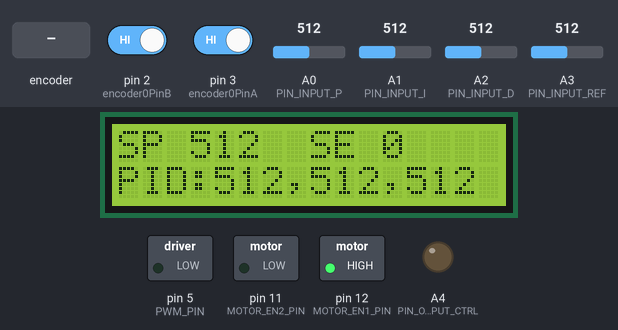
Recording of a sketch running on a simulated Arduino Uno, built with avr-gcc and run on an emulated ATmega328P. Parts: 16×2 character LCD, switched loads named in the sketch (green lamp = pin HIGH), output pins drawn as LEDs (lit = HIGH). Inputs (shaded band) come from the test bench; at power-on: A1 (PIN_INPUT_I) = 512, A0 (PIN_INPUT_P) = 512, A2 (PIN_INPUT_D) = 512, A3 (PIN_INPUT_REF) = 512, pin 2 (encoder0PinB) HIGH, pin 3 (encoder0PinA) HIGH. What the sketch prints to the serial monitor is not drawn.

Above: at 1.2 s.
1.3 s: A1 (PIN_INPUT_I) set to 65
At 1.47 s:
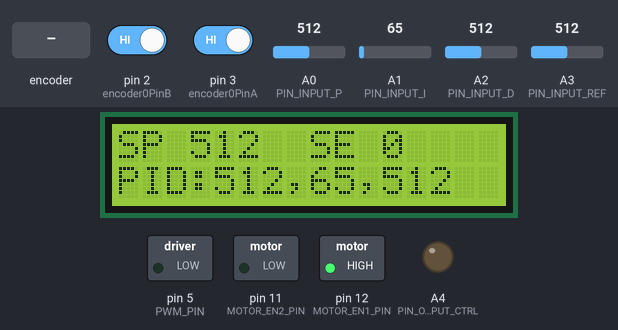
3.7 s: A0 (PIN_INPUT_P) set to 105
At 3.88 s:
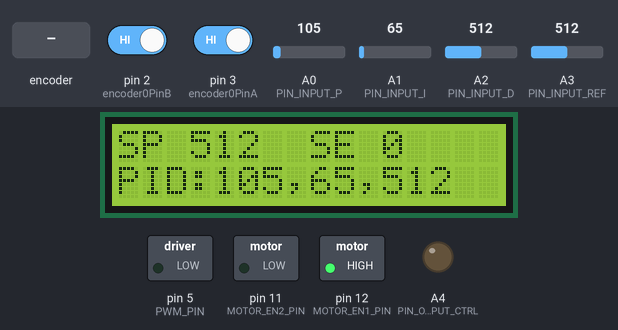
6.7 s: A0 (PIN_INPUT_P) set to 92
At 6.89 s:
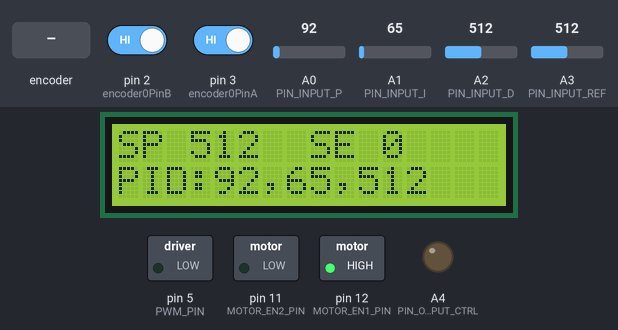
8.2 s: rotary encoder on pin 3 (encoder0PinA) / pin 2 (encoder0PinB) turned 2 steps (second pin leading)
At 8.7 s:
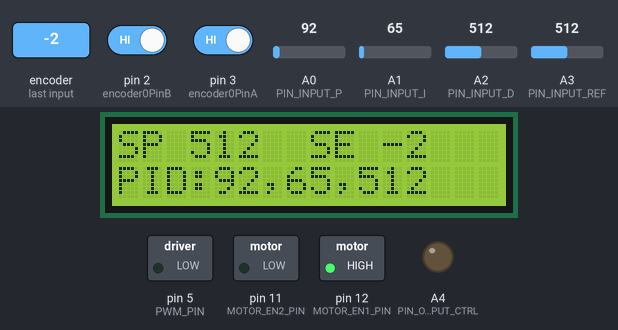
11.6 s: A2 (PIN_INPUT_D) set to 65
At 12.38 s:
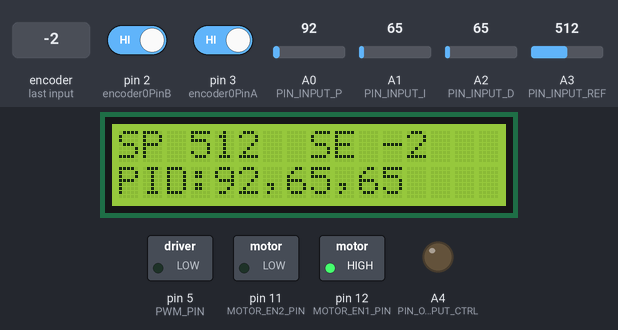
14.6 s: A3 (PIN_INPUT_REF) set to 65
At 14.9 s:
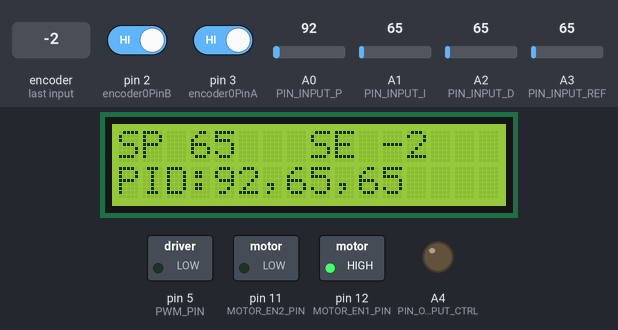
Timing chart, 0 to 17.6 s (numbered marks = the images above; inputs shaded):
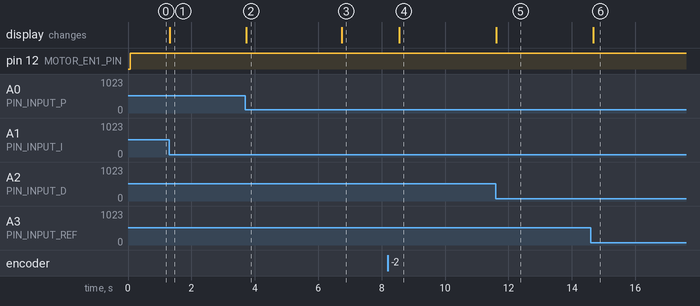

The sketch:

pid_control.ino
```cpp
/**
 * PID Control Example
 *
 * @author Rafael Lima
 * @ref https://github.com/akafael/pid-control
 */

#include <LiquidCrystal.h>

LiquidCrystal lcd(10, 4, 9, 8, 7, 6);

#define PWM_PIN  5
#define MOTOR_EN1_PIN  12
#define MOTOR_EN2_PIN  11
#define encoder0PinA 3
#define encoder0PinB 2

#define PIN_INPUT_P A0
#define PIN_INPUT_I A1
#define PIN_INPUT_D A2

#define PIN_INPUT_REF A3
#define PIN_OUTPUT_CTRL A4

#define ERRO_MIN 75

// Encoder
volatile long  encoderCount = 0;
volatile bool isRotatingCCW = true;
long  encoderCountTotal = 0;

// Motor
int motorSpeed = 0;   // Set Motor Speed
int rotateCCW;        // Flag for Rotation Direction

// Control Internal Constants
int cntrlP = 0;
int cntrlI = 0;
int cntrlD = 0;
int cntrlSignal = 0;
int error,lastError = 0;

// Timers (ms)
unsigned long currentTime;
unsigned long lastTime;
const unsigned long periodTime = 1; // Simulation only(Required for Tinkercad)
//const unsigned long periodTime = 200; // For Real Systems You should try something above 200ms due to the serial communication time

/**
 * Setup Routine
 * - Run once at beginning
 */
void setup() {

    // PID - Set Input PIN
    pinMode(PIN_INPUT_P, INPUT_PULLUP);
    pinMode(PIN_INPUT_I, INPUT_PULLUP);
	pinMode(PIN_INPUT_D, INPUT_PULLUP);

    // Reference - Set Input PIN
    pinMode(PIN_INPUT_REF, INPUT_PULLUP);

    // Encoder - Set PIN
  	pinMode(encoder0PinA, INPUT_PULLUP);
  	pinMode(encoder0PinB, INPUT_PULLUP);

	// Attach Interrupt signal to Encoder PIN
    attachInterrupt(digitalPinToInterrupt(encoder0PinA), isrCount, RISING);

    // Motor
	pinMode(PWM_PIN, OUTPUT);
  	pinMode(MOTOR_EN1_PIN, OUTPUT);
  	pinMode(MOTOR_EN2_PIN, OUTPUT);

  	// Signal Display
  	pinMode(PIN_OUTPUT_CTRL, OUTPUT);

    // LCD Setup
	lcd.begin(16, 2);    // Set LCD with 16 colunmns and 2 lines
	lcd.clear();         // Clear LCD
  	lcd.setCursor(0, 0); // Set LCD Cursor position at 0,0

  	// Serial
    Serial.begin(9600);
}

void loop(){
    // Control Loop Frequency Time
  	if(millis() > lastTime + periodTime)
    {
      lastTime = millis(); // Reset Timer

      // Read Input (Range: 0-1023)
      int inputRead = analogRead(PIN_INPUT_REF);
      int inputP = analogRead(PIN_INPUT_P);
      int inputI = analogRead(PIN_INPUT_I);
      int inputD = analogRead(PIN_INPUT_D);

      // Read Encoder
      noInterrupts();
      encoderCountTotal += encoderCount;
      encoderCount = 0;
      interrupts();

      // PID Control action
      lastError = error;
      error = inputRead - encoderCountTotal;
      cntrlP = inputP*error;
      cntrlI = cntrlI + inputI*error*periodTime;
      cntrlD = inputD*(error-lastError)/periodTime;
      cntrlSignal = (cntrlP + cntrlI + cntrlD) >> 8;
      if(error >= ERRO_MIN)
      {
        rotateCCW = LOW;
        motorSpeed = cntrlSignal;
      }
      else if(error <= -ERRO_MIN)
      {
        rotateCCW = HIGH;
        motorSpeed = -cntrlSignal;
      }
      else
      {
        rotateCCW = LOW;
        motorSpeed = 0;
      }

      // LCD - Print Variables
      lcd.clear();
      lcd.setCursor(0, 0);
      lcd.print("SP ");
      lcd.print(inputRead);
      lcd.setCursor(8, 0);
      lcd.print("SE ");
      lcd.print(encoderCountTotal);
      lcd.setCursor(0, 1);
      lcd.print("PID:");
      lcd.print(inputP);
      lcd.print(",");
      lcd.print(inputI);
      lcd.print(",");
      lcd.print(inputD);

      // Serial - Plot Chart
      Serial.println(encoderCountTotal);

      // Control Motor
      digitalWrite(MOTOR_EN2_PIN, rotateCCW);
      digitalWrite(MOTOR_EN1_PIN, !rotateCCW);
      analogWrite(PWM_PIN, motorSpeed); // Range 0-255
    }
}

/**
 * Count Enconder Steps
 *  - Called by Interruption
 */
void isrCount()
{
  // Detect Rotation Direction
  isRotatingCCW = digitalRead(encoder0PinB);
  if(isRotatingCCW == HIGH)
  {
    encoderCount--;
  }
  else
  {
    encoderCount++;
  }
}
```

Measured:
- after the input at 1.3 s, the display: changes at once (image 1)
- after the input at 3.7 s, pin 5 (PWM_PIN): stays LOW (without the input it goes to HIGH after 3.0 s); the display: changes at once (image 2)
- after the input at 6.7 s, pin 5 (PWM_PIN): stays LOW (without the input it goes to HIGH after 1.5 s); the display: changes at once (image 3)
- after the input at 8.2 s, pin 5 (PWM_PIN): stays LOW (without the input it goes to HIGH after 3.4 s); the display: changes after 0.35 s (image 4)
- after the input at 11.6 s, pin 5 (PWM_PIN): stays LOW (without the input it goes to HIGH after 3.0 s); the display: changes at once (image 5)
- after the input at 14.6 s, the display: changes after 0.08 s (image 6)
